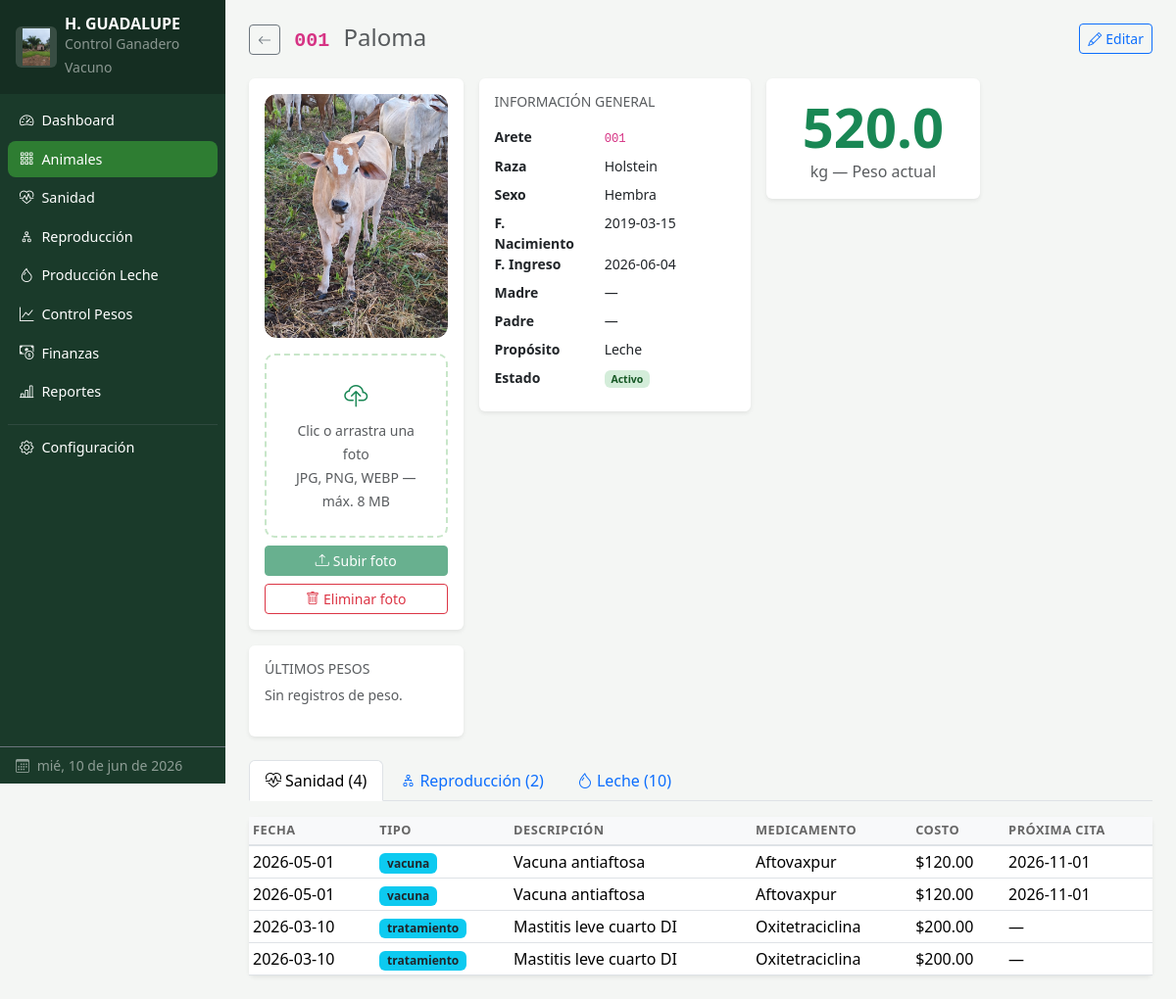
/animales/1, run on the app's committed database.
### tables this page shows
CREATE TABLE configuracion (
            clave TEXT PRIMARY KEY,
            valor TEXT DEFAULT ''
        );

CREATE TABLE animales (
            id INTEGER PRIMARY KEY AUTOINCREMENT,
            arete TEXT UNIQUE NOT NULL,
            nombre TEXT,
            raza TEXT NOT NULL,
            sexo TEXT NOT NULL,
            fecha_nacimiento DATE,
            peso_actual REAL,
            madre_id INTEGER,
            padre_arete TEXT,
            estado TEXT DEFAULT 'activo',
            proposito TEXT DEFAULT 'doble_proposito',
            observaciones TEXT,
            fecha_ingreso DATE DEFAULT (date('now')), foto TEXT,
            FOREIGN KEY (madre_id) REFERENCES animales(id)
        );

CREATE TABLE salud (
            id INTEGER PRIMARY KEY AUTOINCREMENT,
            animal_id INTEGER NOT NULL,
            fecha DATE NOT NULL,
            tipo TEXT NOT NULL,
            descripcion TEXT,
            medicamento TEXT,
            dosis TEXT,
            via_administracion TEXT,
            veterinario TEXT,
            costo REAL DEFAULT 0,
            proxima_cita DATE,
            created_at TIMESTAMP DEFAULT CURRENT_TIMESTAMP,
            FOREIGN KEY (animal_id) REFERENCES animales(id)
        );

### app.py (the view)
@app.route('/animales/<int:animal_id>')
def detalle_animal(animal_id):
    conn = get_db()
    animal = conn.execute("SELECT * FROM animales WHERE id=?", (animal_id,)).fetchone()
    if not animal:
        flash('Animal no encontrado.', 'danger')
        return redirect(url_for('animales'))
    madre = None
    if animal['madre_id']:
        madre = conn.execute("SELECT arete, nombre FROM animales WHERE id=?",
                             (animal['madre_id'],)).fetchone()
    historial_salud = conn.execute(
        "SELECT * FROM salud WHERE animal_id=? ORDER BY fecha DESC", (animal_id,)
    ).fetchall()
    historial_pesos = conn.execute(
        "SELECT * FROM pesos WHERE animal_id=? ORDER BY fecha DESC LIMIT 10", (animal_id,)
    ).fetchall()
    historial_leche = conn.execute(
        "SELECT * FROM produccion_leche WHERE animal_id=? ORDER BY fecha DESC LIMIT 10", (animal_id,)
    ).fetchall()
    historial_repro = conn.execute(
        "SELECT * FROM reproduccion WHERE vaca_id=? ORDER BY fecha_servicio DESC", (animal_id,)
    ).fetchall()
    conn.close()
    return render_template('detalle_animal.html',
                           animal=animal, madre=madre,
                           historial_salud=historial_salud,
                           historial_pesos=historial_pesos,
                           historial_leche=historial_leche,
                           historial_repro=historial_repro)

### app.py (called while the page is built)
def get_db():
    conn = sqlite3.connect(DATABASE)
    conn.row_factory = sqlite3.Row
    return conn

def get_config():
    try:
        conn = get_db()
        cfg = {r['clave']: r['valor']
               for r in conn.execute("SELECT clave, valor FROM configuracion").fetchall()}
        conn.close()
        return cfg
    except Exception:
        return {}

@app.context_processor
def inject_config():
    return {'cfg': get_config()}

### templates/detalle_animal.html (shortened to what this page needs)
{% extends 'base.html' %}
{% block content %}
<div class="page-header">
  <h4>
    <a href="{{ url_for('animales') }}" class="btn btn-sm btn-outline-secondary me-2">
      <i class="bi bi-arrow-left"></i>
    </a>
    <code class="fs-5">{{ animal['arete'] }}</code>
    {% if animal['nombre'] %}<span class="text-muted ms-2 fw-normal">{{ animal['nombre'] }}</span>{% endif %}
  </h4>
  <button class="btn btn-outline-primary btn-sm" data-bs-toggle="modal" data-bs-target="#modalEditar">
    <i class="bi bi-pencil me-1"></i>Editar
  </button>
</div>
<div class="row g-3 mb-4">
  <div class="col-md-3">
    <div class="card border-0 shadow-sm h-100">
      <div class="card-body d-flex flex-column p-3">
        <div class="animal-foto-wrap mb-3 flex-grow-1">
          {% if animal['foto'] %}
            <img src="{{ url_for('static', filename='uploads/' + animal['foto']) }}"
                 alt="Foto de {{ animal['arete'] }}" id="fotoPreview">
          {% else %}
            <div class="animal-foto-placeholder w-100">
              <i class="bi bi-cow d-block"></i>
              <p class="text-muted small mt-2 mb-0">Sin foto</p>
            </div>
          {% endif %}
        </div>
        <form method="post"
              action="{{ url_for('subir_foto_animal', animal_id=animal['id']) }}"
              enctype="multipart/form-data" id="formFoto">
          <label class="upload-drop-zone w-100 mb-2" for="inputFoto">
            <i class="bi bi-cloud-upload fs-4 text-success d-block mb-1"></i>
            <span class="small text-muted">Clic o arrastra una foto<br>JPG, PNG, WEBP — máx. 8 MB</span>
          </label>
          <button type="submit" class="btn btn-success btn-sm w-100" id="btnSubirFoto" disabled>
            <i class="bi bi-upload me-1"></i>Subir foto
          </button>
        </form>
        {% if animal['foto'] %}
        <form method="post"
              action="{{ url_for('eliminar_foto_animal', animal_id=animal['id']) }}"
              class="mt-2"
              onsubmit="return confirm('¿Eliminar la foto de este animal?')">
          <button type="submit" class="btn btn-outline-danger btn-sm w-100">
            <i class="bi bi-trash me-1"></i>Eliminar foto
          </button>
        </form>
        {% endif %}
      </div>
    </div>
  </div>
  <div class="col-md-9 d-flex flex-column gap-3">
  <div class="row g-3">
  <div class="col-md-5">
    <div class="card border-0 shadow-sm h-100">
      <div class="card-body">
        <h6 class="text-muted mb-3 text-uppercase small">Información General</h6>
        <dl class="row mb-0 small">
          <dt class="col-5">Arete</dt><dd class="col-7"><code>{{ animal['arete'] }}</code></dd>
          <dt class="col-5">Raza</dt><dd class="col-7">{{ animal['raza'] }}</dd>
          <dt class="col-5">Sexo</dt><dd class="col-7">{{ animal['sexo']|title }}</dd>
          <dt class="col-5">F. Nacimiento</dt><dd class="col-7">{{ animal['fecha_nacimiento'] or '—' }}</dd>
          <dt class="col-5">F. Ingreso</dt><dd class="col-7">{{ animal['fecha_ingreso'] or '—' }}</dd>
          <dt class="col-5">Madre</dt><dd class="col-7">
            {% if madre %}
              <a href="#"><code>{{ madre['arete'] }}</code>{% if madre['nombre'] %} — {{ madre['nombre'] }}{% endif %}</a>
            {% else %}—{% endif %}
          </dd>
          <dt class="col-5">Padre</dt><dd class="col-7">{{ animal['padre_arete'] or '—' }}</dd>
          <dt class="col-5">Propósito</dt><dd class="col-7">{{ animal['proposito']|replace('_',' ')|title }}</dd>
          <dt class="col-5">Estado</dt><dd class="col-7">
            <span class="badge badge-{{ animal['estado'] }}">{{ animal['estado']|title }}</span>
          </dd>
        </dl>
      </div>
    </div>
  </div>
  <div class="col-md-4">
    <div class="card border-0 shadow-sm">
      <div class="card-body text-center">
        <div class="display-4 fw-bold text-success">
          {{ "%.1f"|format(animal['peso_actual']) if animal['peso_actual'] else '—' }}
        </div>
        <div class="text-muted">kg — Peso actual</div>
      </div>
    </div>
  </div>
</div>
</div>
  <div class="col-md-3">
    <div class="card border-0 shadow-sm h-100">
      <div class="card-body">
        <h6 class="text-muted mb-2 small text-uppercase">Últimos Pesos</h6>
        {% if historial_pesos %}
        <div class="chart-container" style="height:120px">
          <canvas id="chartPesos"></canvas>
        </div>
        <table class="table table-sm mt-2 mb-0">
          <thead><tr><th>Fecha</th><th>Peso</th></tr></thead>
          <tbody>
          {% for p in historial_pesos[:4] %}
            <tr><td>{{ p['fecha'] }}</td><td>{{ p['peso'] }} kg</td></tr>
          {% endfor %}
          </tbody>
        </table>
        {% else %}
        <p class="text-muted small">Sin registros de peso.</p>
        {% endif %}
      </div>
    </div>
  </div>
</div>
<ul class="nav nav-tabs mb-3" id="histTabs">
  <li class="nav-item">
    <a class="nav-link active" data-bs-toggle="tab" href="#tabSalud">
      <i class="bi bi-heart-pulse me-1"></i>Sanidad ({{ historial_salud|length }})
    </a>
  </li>
  {% if animal['sexo'] == 'hembra' %}
  <li class="nav-item">
    <a class="nav-link" data-bs-toggle="tab" href="#tabRepro">
      <i class="bi bi-diagram-2 me-1"></i>Reproducción ({{ historial_repro|length }})
    </a>
  </li>
  <li class="nav-item">
    <a class="nav-link" data-bs-toggle="tab" href="#tabLeche">
      <i class="bi bi-droplet me-1"></i>Leche ({{ historial_leche|length }})
    </a>
  </li>
  {% endif %}
</ul>
<div class="tab-content">
  <div class="tab-pane fade show active" id="tabSalud">
    <div class="card border-0 shadow-sm">
      <div class="card-body p-0">
        {% if historial_salud %}
        <table class="table table-sm table-hover mb-0">
          <thead><tr><th>Fecha</th><th>Tipo</th><th>Descripción</th><th>Medicamento</th><th>Costo</th><th>Próxima cita</th></tr></thead>
          <tbody>
          {% for s in historial_salud %}
            <tr>
              <td>{{ s['fecha'] }}</td>
              <td><span class="badge bg-info text-dark">{{ s['tipo'] }}</span></td>
              <td>{{ s['descripcion'] or '—' }}</td>
              <td>{{ s['medicamento'] or '—' }}</td>
              <td>${{ "%.2f"|format(s['costo']) }}</td>
              <td>{{ s['proxima_cita'] or '—' }}</td>
            </tr>
          {% endfor %}
          </tbody>
        </table>
        {% else %}
        <div class="text-center text-muted py-4">Sin registros sanitarios.</div>
        {% endif %}
      </div>
    </div>
  </div>
</div>
{% endblock %}

### templates/base.html (shortened to what this page needs)
<!DOCTYPE html>
<html lang="es">
<head>
  <link rel="stylesheet" href="https://cdn.jsdelivr.net/npm/bootstrap@5.3.3/dist/css/bootstrap.min.css">
  <link rel="stylesheet" href="https://cdn.jsdelivr.net/npm/bootstrap-icons@1.11.3/font/bootstrap-icons.css">
  <link rel="stylesheet" href="{{ url_for('static', filename='css/style.css') }}">
</head>
<body>
<nav id="sidebar" class="d-flex flex-column bg-sidebar text-white p-0">
  <div class="sidebar-brand d-flex align-items-center px-3 py-3">
    {% if cfg.get('logo_archivo') %}
      <img src="{{ url_for('static', filename='uploads/' + cfg.get('logo_archivo')) }}"
           alt="Logo" class="sidebar-logo me-2">
    {% else %}
      <i class="bi bi-cow fs-3 me-2 flex-shrink-0"></i>
    {% endif %}
    <div style="min-width:0">
      <div class="fw-bold lh-1 text-truncate" style="max-width:155px"
           title="{{ cfg.get('nombre_hacienda','Mi Rancho') }}">
        {{ cfg.get('nombre_hacienda', 'Mi Rancho') }}
      </div>
      <small class="text-white-50">Control Ganadero Vacuno</small>
    </div>
  </div>
  <ul class="nav flex-column px-2 mt-2 flex-grow-1">
    <li class="nav-item">
      <a href="{{ url_for('dashboard') }}"
         class="nav-link text-white {% if request.endpoint=='dashboard' %}active{% endif %}">
        <i class="bi bi-speedometer2 me-2"></i>Dashboard
      </a>
    </li>
    <li class="nav-item">
      <a href="{{ url_for('animales') }}"
         class="nav-link text-white {% if request.endpoint in ['animales','detalle_animal'] %}active{% endif %}">
        <i class="bi bi-grid-3x3-gap me-2"></i>Animales
      </a>
    </li>
    <li class="nav-item">
      <a href="{{ url_for('salud') }}"
         class="nav-link text-white {% if request.endpoint=='salud' %}active{% endif %}">
        <i class="bi bi-heart-pulse me-2"></i>Sanidad
      </a>
    </li>
    <li class="nav-item">
      <a href="{{ url_for('reproduccion') }}"
         class="nav-link text-white {% if request.endpoint=='reproduccion' %}active{% endif %}">
        <i class="bi bi-diagram-2 me-2"></i>Reproducción
      </a>
    </li>
    <li class="nav-item">
      <a href="{{ url_for('produccion') }}"
         class="nav-link text-white {% if request.endpoint=='produccion' %}active{% endif %}">
        <i class="bi bi-droplet me-2"></i>Producción Leche
      </a>
    </li>
    <li class="nav-item">
      <a href="{{ url_for('pesos') }}"
         class="nav-link text-white {% if request.endpoint=='pesos' %}active{% endif %}">
        <i class="bi bi-graph-up me-2"></i>Control Pesos
      </a>
    </li>
    <li class="nav-item">
      <a href="{{ url_for('finanzas') }}"
         class="nav-link text-white {% if request.endpoint=='finanzas' %}active{% endif %}">
        <i class="bi bi-cash-coin me-2"></i>Finanzas
      </a>
    </li>
    <li class="nav-item">
      <a href="{{ url_for('reportes') }}"
         class="nav-link text-white {% if request.endpoint=='reportes' %}active{% endif %}">
        <i class="bi bi-bar-chart-line me-2"></i>Reportes
      </a>
    </li>
    <li class="nav-item mt-2">
      <hr class="border-secondary my-1">
    </li>
    <li class="nav-item">
      <a href="{{ url_for('configuracion') }}"
         class="nav-link text-white {% if request.endpoint=='configuracion' %}active{% endif %}">
        <i class="bi bi-gear me-2"></i>Configuración
      </a>
    </li>
  </ul>
  <div class="px-3 py-2 text-white-50 small border-top border-secondary">
    <i class="bi bi-calendar3 me-1"></i>
    <span id="fecha-hoy"></span>
  </div>
</nav>
<div id="main-content">
  <div class="content-wrapper p-3 p-md-4">
    {% block content %}{% endblock %}
  </div>
</div>
</body>
</html>

### static/css/style.css (style rules this page uses)
:root { --sidebar-width: 230px; --sidebar-bg: #1a3a2a; --accent: #2e7d32; --accent-light: #4caf50; }
body { display: flex; min-height: 100vh; background: #f4f6f4; font-family: 'Segoe UI', system-ui, sans-serif; }
#sidebar { width: var(--sidebar-width); min-height: 100vh; background: var(--sidebar-bg); position: fixed; top: 0; left: 0; z-index: 1000; transition: transform .25s ease; }
.sidebar-brand { background: rgba(0,0,0,.2); }
#sidebar .nav-link { border-radius: 8px; padding: .5rem .75rem; margin-bottom: 2px; font-size: .9rem; transition: background .15s; }
#sidebar .nav-link:hover, #sidebar .nav-link.active { background: var(--accent); }
#main-content { margin-left: var(--sidebar-width); flex: 1; min-width: 0; }
.content-wrapper { max-width: 1400px; }
.table th { background: #f8f9fa; font-size: .8rem; text-transform: uppercase; letter-spacing: .04em; color: #666; border-bottom: 2px solid #dee2e6; }
.badge-activo { background: #d4edda; color: #155724; }
.page-header { display: flex; align-items: center; justify-content: space-between; margin-bottom: 1.5rem; flex-wrap: wrap; gap: .5rem; }
.page-header h4 { margin: 0; font-weight: 700; color: #1a3a2a; }
.animal-foto-wrap { position: relative; border-radius: 12px; overflow: hidden; background: #f5f5f5; min-height: 180px; display: flex; align-items: center; justify-content: center; }
.animal-foto-wrap img { width: 100%; max-height: 280px; object-fit: cover; border-radius: 12px; display: block; }
.sidebar-logo { width: 42px; height: 42px; object-fit: contain; flex-shrink: 0; border-radius: 6px; background: rgba(255,255,255,.15); padding: 2px; }
.upload-drop-zone { border: 2px dashed #c8e6c9; border-radius: 10px; padding: 1.5rem; text-align: center; cursor: pointer; transition: border-color .2s, background .2s; }

### data on the page
configuracion: valor (picture)
configuracion: get "H. GUADALUPE"
animales: arete "001", nombre "Paloma", foto (picture), raza "Holstein", sexo "Hembra", fecha_nacimiento "2019-03-15", fecha_ingreso "2026-06-04", proposito "Leche", estado "Activo", peso_actual "520.0"
salud: fecha "2026-05-01", tipo "vacuna", descripcion "Vacuna antiaftosa", medicamento "Aftovaxpur", costo "120.00", proxima_cita "2026-11-01"
salud: fecha "2026-05-01", tipo "vacuna", descripcion "Vacuna antiaftosa", medicamento "Aftovaxpur", costo "120.00", proxima_cita "2026-11-01"
salud: fecha "2026-03-10", tipo "tratamiento", descripcion "Mastitis leve cuarto DI", medicamento "Oxitetraciclina", costo "200.00", s "—"
salud: fecha "2026-03-10", tipo "tratamiento", descripcion "Mastitis leve cuarto DI", medicamento "Oxitetraciclina", costo "200.00", s "—"

### other printed values
{{ animal['padre_arete'] or '—' }} "—"
{{ historial_salud|length }} "4"
{{ historial_repro|length }} "2"
{{ historial_leche|length }} "10"
